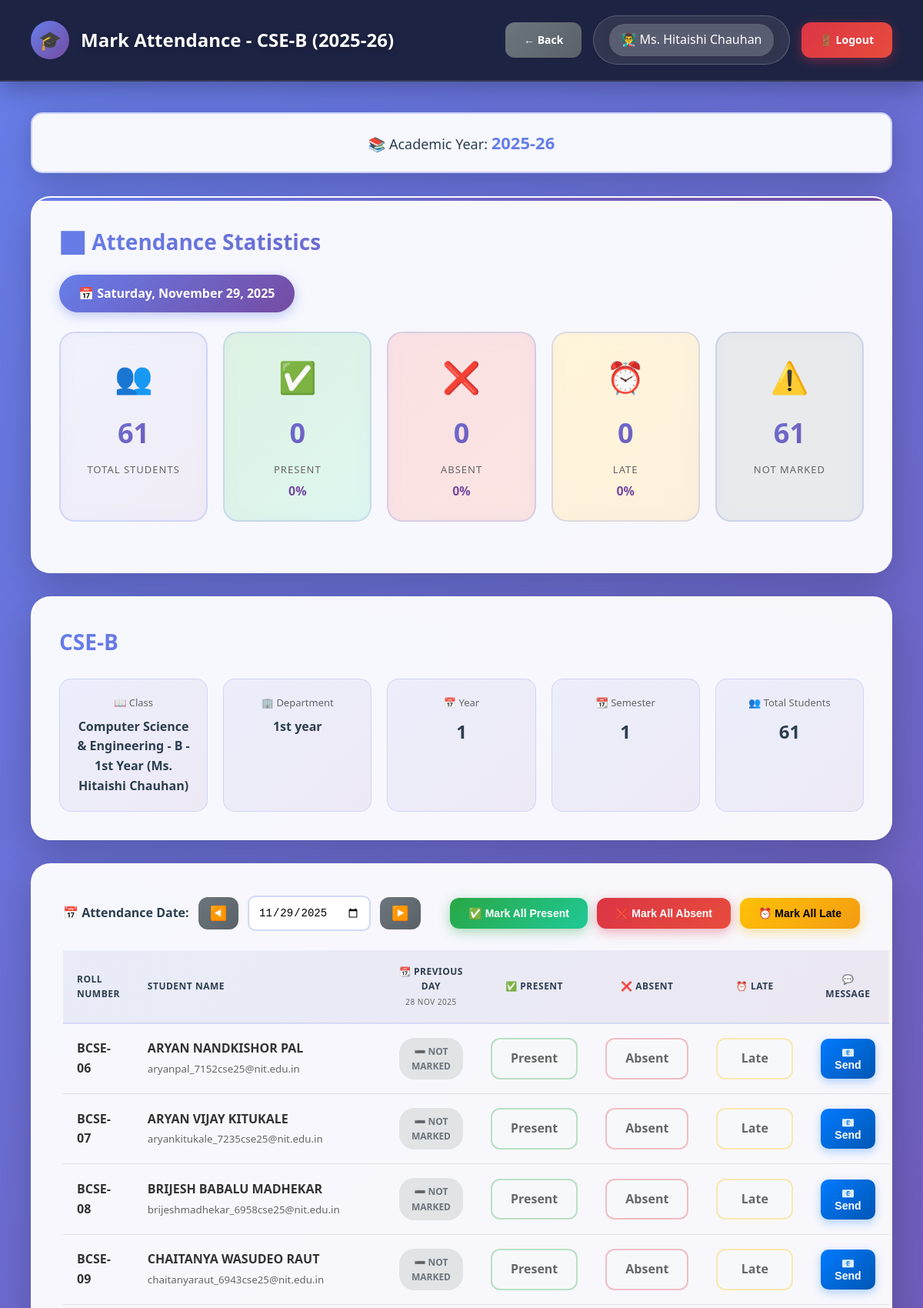
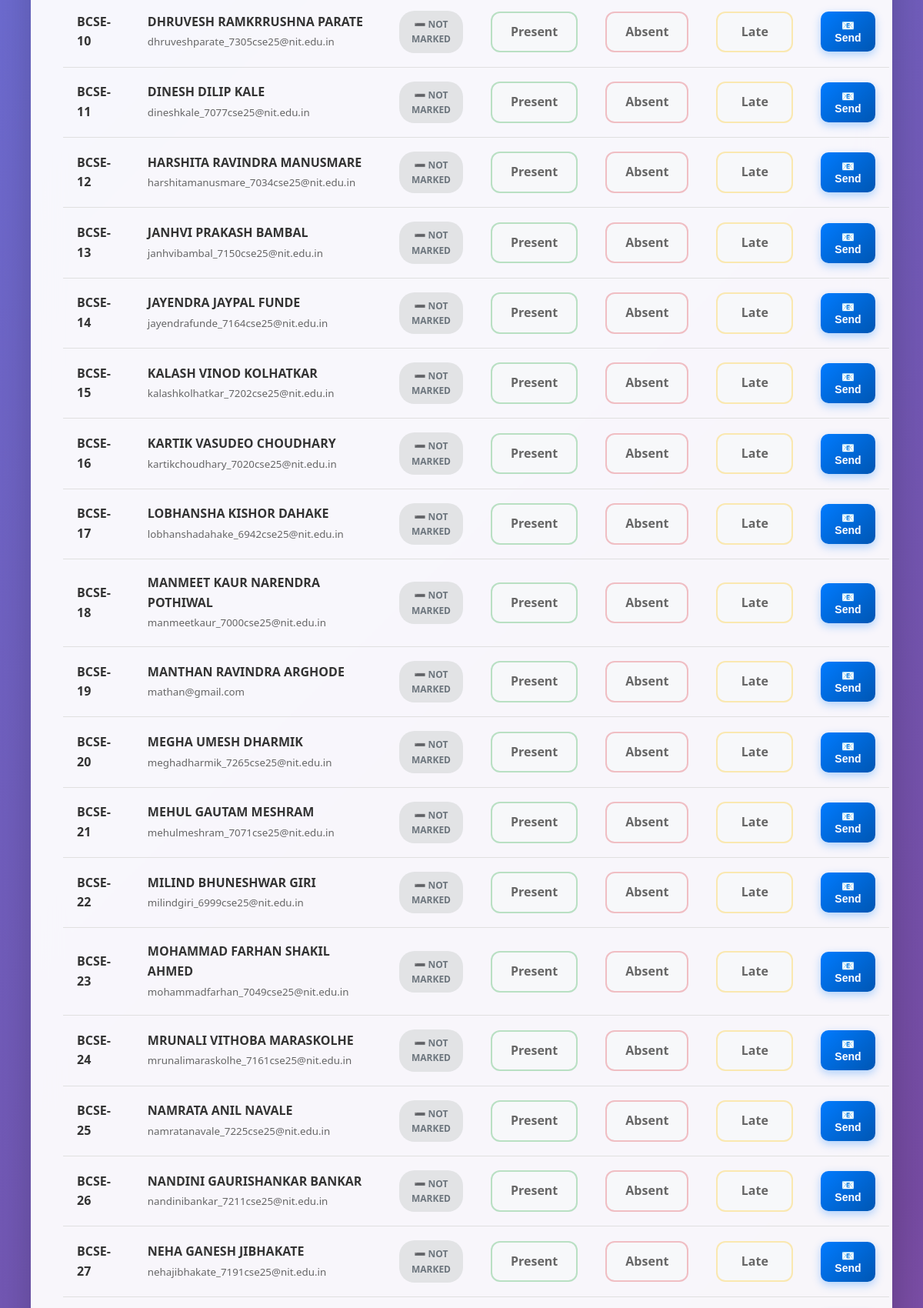
Screenshot of /teacher/mark_attendance.php?class_id=90 (signed in, upper part) with the database file from the repository (2 pictures, top to bottom).
### tables this page shows
CREATE TABLE `classes` (
  `id` int(11) NOT NULL,
  `class_name` varchar(100) NOT NULL,
  `department_id` int(11) NOT NULL,
  `year` int(11) NOT NULL,
  `section` varchar(10) NOT NULL,
  `teacher_id` int(11) NOT NULL,
  `semester` int(11) NOT NULL,
  `academic_year` varchar(20) NOT NULL,
  `created_at` timestamp NOT NULL DEFAULT current_timestamp()
);

CREATE TABLE `users` (
  `id` int(11) NOT NULL,
  `username` varchar(50) NOT NULL,
  `password` varchar(255) NOT NULL,
  `full_name` varchar(100) NOT NULL,
  `email` varchar(100) NOT NULL,
  `phone` varchar(15) DEFAULT NULL,
  `photo` varchar(255) DEFAULT NULL,
  `role` enum('admin','hod','teacher') NOT NULL,
  `department_id` int(11) DEFAULT NULL,
  `is_active` tinyint(1) DEFAULT 1,
  `created_at` timestamp NOT NULL DEFAULT current_timestamp()
);

CREATE TABLE `departments` (
  `id` int(11) NOT NULL,
  `dept_name` varchar(100) NOT NULL,
  `dept_code` varchar(20) NOT NULL,
  `hod_id` int(11) DEFAULT NULL,
  `created_at` timestamp NOT NULL DEFAULT current_timestamp()
);

CREATE TABLE `students` (
  `id` int(11) NOT NULL,
  `roll_number` varchar(50) NOT NULL,
  `full_name` varchar(100) NOT NULL,
  `email` varchar(100) NOT NULL,
  `phone` varchar(15) DEFAULT NULL,
  `photo` varchar(255) DEFAULT NULL,
  `password` varchar(255) NOT NULL,
  `department_id` int(11) NOT NULL,
  `class_id` int(11) NOT NULL,
  `year` int(11) NOT NULL,
  `semester` int(11) NOT NULL,
  `admission_year` varchar(10) DEFAULT NULL,
  `is_active` tinyint(1) DEFAULT 1,
  `created_at` timestamp NOT NULL DEFAULT current_timestamp()
);

### db.php (called while the page is built, shortened)
<?php
$conn = new mysqli(DB_HOST, DB_USER, DB_PASS, DB_NAME);
$conn->set_charset("utf8mb4");
$conn->query("SET time_zone = '+05:30'");
function isLoggedIn() {
    return isset($_SESSION['user_id']) && isset($_SESSION['role']);
}
function getCurrentUser() {
    global $conn;
    $user_id = $_SESSION['user_id'];
    $role = $_SESSION['role'];
    if ($role === 'student') {
        $query = "SELECT * FROM students WHERE id = ?";
    } elseif ($role === 'parent') {
        $query = "SELECT * FROM parents WHERE id = ?";
    } else {
        $query = "SELECT * FROM users WHERE id = ?";
    }
    $stmt = $conn->prepare($query);
    $stmt->bind_param("i", $user_id);
    $stmt->execute();
    $result = $stmt->get_result();
    return $result->fetch_assoc();
}
?>

### teacher/mark_attendance.php (the view, shortened to what this page needs)
<?php
require_once '../db.php';
$user = getCurrentUser();
$class_id = isset($_GET['class_id']) ? intval($_GET['class_id']) : 0;
$verify_query = "SELECT c.*, d.dept_name FROM classes c
                 JOIN departments d ON c.department_id = d.id
                 WHERE c.id = ? AND c.teacher_id = ?";
$stmt = $conn->prepare($verify_query);
$stmt->bind_param("ii", $class_id, $user['id']);
$stmt->execute();
$class = $stmt->get_result()->fetch_assoc();
if (isset($_GET['date'])) {
    $attendance_date = sanitize($_GET['date']);
} elseif (isset($_POST['attendance_date'])) {
    $attendance_date = sanitize($_POST['attendance_date']);
} else {
    $attendance_date = date('Y-m-d');
}
$previous_date = date('Y-m-d', strtotime($attendance_date . ' -1 day'));
$students_query = "SELECT s.*,
                   sa.status as today_status, sa.remarks as today_remarks
                   FROM students s
                   LEFT JOIN student_attendance sa ON s.id = sa.student_id
                       AND sa.attendance_date = ? AND sa.class_id = ?
                   WHERE s.class_id = ?
                   AND s.is_active = 1
                   ORDER BY s.roll_number";
$stmt = $conn->prepare($students_query);
$stmt->bind_param("sii", $attendance_date, $class_id, $class_id);
$stmt->execute();
$students = $stmt->get_result();
$total_students = 0;
$present_count = 0;
$absent_count = 0;
$late_count = 0;
$not_marked = 0;
$students_array = [];
while ($student = $students->fetch_assoc()) {
    $students_array[] = $student;
    $total_students++;
    if ($student['today_status'] == 'present') {
        $present_count++;
    } elseif ($student['today_status'] == 'absent') {
        $absent_count++;
    } elseif ($student['today_status'] == 'late') {
        $late_count++;
    } else {
        $not_marked++;
    }
}
$present_percentage = $total_students > 0 ? round(($present_count / $total_students) * 100, 1) : 0;
$absent_percentage = $total_students > 0 ? round(($absent_count / $total_students) * 100, 1) : 0;
$late_percentage = $total_students > 0 ? round(($late_count / $total_students) * 100, 1) : 0;
$previous_attendance = [];
?>
<!DOCTYPE html>
<html lang="en">
<head>
    <link rel="stylesheet" href="../assets/style.css">
</head>
<body>
    <div class="particles"></div>
    <nav class="navbar">
        <div class="navbar-brand">
            <div class="navbar-logo">🎓</div>
            <h1>Mark Attendance - <?php echo htmlspecialchars($class['section']); ?> (<?php echo htmlspecialchars($class['academic_year']); ?>)</h1>
        </div>
        <div class="user-info">
            <a href="index.php?academic_year=<?php echo urlencode($class['academic_year']); ?>" class="btn btn-secondary">← Back</a>
            <div class="user-profile">
                <span>👨‍🏫 <?php echo htmlspecialchars($user['full_name']); ?></span>
            </div>
            <a href="../logout.php" class="btn btn-danger">🚪 Logout</a>
        </div>
    </nav>
    <div class="main-content">
        <div class="academic-year-badge">
            📚 Academic Year: <strong><?php echo htmlspecialchars($class['academic_year']); ?></strong>
        </div>
        <div class="stats-card">
            <h2>📊 Attendance Statistics</h2>
            <div class="date-badge">
                📅 <?php echo date('l, F j, Y', strtotime($attendance_date)); ?>
            </div>
            <div class="stats-grid">
                <div class="stat-box">
                    <div class="stat-icon">👥</div>
                    <div class="stat-number"><?php echo $total_students; ?></div>
                    <div class="stat-label">Total Students</div>
                </div>
                <div class="stat-box" style="background: linear-gradient(135deg, rgba(40, 167, 69, 0.15), rgba(32, 201, 151, 0.15));">
                    <div class="stat-icon">✅</div>
                    <div class="stat-number"><?php echo $present_count; ?></div>
                    <div class="stat-label">Present</div>
                    <div class="stat-percentage"><?php echo $present_percentage; ?>%</div>
                </div>
                <div class="stat-box" style="background: linear-gradient(135deg, rgba(220, 53, 69, 0.15), rgba(231, 76, 60, 0.15));">
                    <div class="stat-icon">❌</div>
                    <div class="stat-number"><?php echo $absent_count; ?></div>
                    <div class="stat-label">Absent</div>
                    <div class="stat-percentage"><?php echo $absent_percentage; ?>%</div>
                </div>
                <div class="stat-box" style="background: linear-gradient(135deg, rgba(255, 193, 7, 0.15), rgba(243, 156, 18, 0.15));">
                    <div class="stat-icon">⏰</div>
                    <div class="stat-number"><?php echo $late_count; ?></div>
                    <div class="stat-label">Late</div>
                    <div class="stat-percentage"><?php echo $late_percentage; ?>%</div>
                </div>
                <?php if ($not_marked > 0): ?>
                <div class="stat-box" style="background: rgba(108, 117, 125, 0.15);">
                    <div class="stat-icon">⚠️</div>
                    <div class="stat-number"><?php echo $not_marked; ?></div>
                    <div class="stat-label">Not Marked</div>
                </div>
                <?php endif; ?>
            </div>
        </div>
        <div class="summary-card">
            <h2><?php echo htmlspecialchars($class['section']); ?></h2>
            <div class="summary-stats">
                <div class="summary-stat">
                    <div class="label">📖 Class</div>
                    <div class="number" style="font-size: 16px;"><?php echo htmlspecialchars($class['class_name']); ?></div>
                </div>
                <div class="summary-stat">
                    <div class="label">🏢 Department</div>
                    <div class="number" style="font-size: 16px;"><?php echo htmlspecialchars($class['dept_name']); ?></div>
                </div>
                <div class="summary-stat">
                    <div class="label">📅 Year</div>
                    <div class="number"><?php echo $class['year']; ?></div>
                </div>
                <div class="summary-stat">
                    <div class="label">📆 Semester</div>
                    <div class="number"><?php echo $class['semester']; ?></div>
                </div>
                <div class="summary-stat">
                    <div class="label">👥 Total Students</div>
                    <div class="number"><?php echo $total_students; ?></div>
                </div>
            </div>
        </div>
        <div class="table-container">
            <form method="POST" onsubmit="return validateAttendance()">
                <div style="display: flex; justify-content: space-between; align-items: center; margin-bottom: 25px; flex-wrap: wrap; gap: 15px;">
                    <div style="display: flex; align-items: center; gap: 12px;">
                        <label style="font-weight: 600; color: #2c3e50;">📅 Attendance Date:</label>
                        <button type="button" onclick="navigateDate(-1)" class="btn btn-secondary" style="padding: 10px 15px; font-size: 18px;">
                            ◀️
                        </button>
                        <input type="date" id="date_selector" value="<?php echo $attendance_date; ?>"
                               max="<?php echo date('Y-m-d'); ?>" required
                               style="padding: 12px; border-radius: 10px; border: 2px solid rgba(102, 126, 234, 0.3); min-width: 160px; font-size: 14px;"
                               onchange="changeDate(this.value)">
                        <button type="button" onclick="navigateDate(1)" class="btn btn-secondary"
                                style="padding: 10px 15px; font-size: 18px;"
                                <?php echo ($attendance_date >= date('Y-m-d')) ? 'disabled' : ''; ?>>
                            ▶️
                        </button>
                    </div>
                    <div style="display: flex; gap: 12px; flex-wrap: wrap;">
                        <button type="button" onclick="markAll('present')" class="btn btn-success">
                            ✅ Mark All Present
                        </button>
                        <button type="button" onclick="markAll('absent')" class="btn btn-danger">
                            ❌ Mark All Absent
                        </button>
                        <button type="button" onclick="markAll('late')" class="btn btn-warning">
                            ⏰ Mark All Late
                        </button>
                    </div>
                </div>
                <?php if ($total_students > 0): ?>
                    <table>
                        <thead>
                            <tr>
                                <th>Roll Number</th>
                                <th>Student Name</th>
                                <th style="text-align: center;">
                                    📆 Previous Day<br>
                                    <small style="font-weight: normal; color: #666;">
                                        <?php echo date('d M Y', strtotime($previous_date)); ?>
                                    </small>
                                </th>
                                <th style="text-align: center;">✅ Present</th>
                                <th style="text-align: center;">❌ Absent</th>
                                <th style="text-align: center;">⏰ Late</th>
                                <th style="text-align: center;">💬 Message</th>
                            </tr>
                        </thead>
                        <tbody>
                            <?php foreach ($students_array as $student): ?>
                                <tr>
                                    <td>
                                        <strong><?php echo htmlspecialchars($student['roll_number']); ?></strong>
                                    </td>
                                    <td>
                                        <strong><?php echo htmlspecialchars($student['full_name']); ?></strong><br>
                                        <small style="color: #666;"><?php echo htmlspecialchars($student['email']); ?></small>
                                    </td>
                                    <td style="text-align: center;">
                                        <?php
                                        $student_id = $student['id'];
                                        if (isset($previous_attendance[$student_id])) {
                                            $prev_status = $previous_attendance[$student_id];
                                            $status_icon = '';
                                            if ($prev_status == 'present') {
                                                $status_icon = '✅';
                                            } elseif ($prev_status == 'absent') {
                                                $status_icon = '❌';
                                            } elseif ($prev_status == 'late') {
                                                $status_icon = '⏰';
                                            }
                                            echo '<span class="prev-status ' . htmlspecialchars($prev_status) . '">' . $status_icon . ' ' . ucfirst(htmlspecialchars($prev_status)) . '</span>';
                                        } else {
                                            echo '<span class="prev-status not-marked">➖ Not Marked</span>';
                                        }
                                        ?>
                                    </td>
                                    <td style="text-align: center;">
                                        <label class="status-btn present <?php echo ($student['today_status'] == 'present') ? 'active' : ''; ?>">
                                            Present
                                        </label>
                                    </td>
                                    <td style="text-align: center;">
                                        <label class="status-btn absent <?php echo ($student['today_status'] == 'absent') ? 'active' : ''; ?>">
                                            Absent
                                        </label>
                                    </td>
                                    <td style="text-align: center;">
                                        <label class="status-btn late <?php echo ($student['today_status'] == 'late') ? 'active' : ''; ?>">
                                            Late
                                        </label>
                                    </td>
                                    <td style="text-align: center;">
                                        <button type="button"
                                                class="message-btn send-msg"
                                                data-student-id="<?php echo $student['id']; ?>"
                                                onclick="openMessageModal(
                                                    <?php echo $student['id']; ?>,
                                                    '<?php echo htmlspecialchars($student['full_name'], ENT_QUOTES); ?>',
                                                    '<?php echo htmlspecialchars($student['email'], ENT_QUOTES); ?>',
                                                    '<?php echo htmlspecialchars($student['today_status'] ?? 'not_marked', ENT_QUOTES); ?>'
                                                )">
                                            📧 Send
                                        </button>
                                    </td>
                                </tr>
                            <?php endforeach; ?>
                        </tbody>
                    </table>
                <?php else: ?>
                    <div class="alert alert-warning">
                        ⚠️ No students found in this class. Please contact the administrator to assign students to this class.
                    </div>
                <?php endif; ?>
            </form>
        </div>
    </div>
</body>
</html>

### rows the page displays
classes: section "CSE-B", academic_year "2025-26", class_name "Computer Science & Engineering - B - 1st Year (Ms. Hitaishi Chauhan)", department.dept_name "1st year", year "1", semester "1"
users: full_name "Ms. Hitaishi Chauhan"
students: roll_number "BCSE-06", full_name "ARYAN NANDKISHOR PAL", email "aryanpal_7152cse25@nit.edu.in", shows "➖ NOT MARKED"
students: roll_number "BCSE-07", full_name "ARYAN VIJAY KITUKALE", email "aryankitukale_7235cse25@nit.edu.in", shows "➖ NOT MARKED"
students: roll_number "BCSE-08", full_name "BRIJESH BABALU MADHEKAR", email "brijeshmadhekar_6958cse25@nit.edu.in", shows "➖ NOT MARKED"
students: roll_number "BCSE-09", full_name "CHAITANYA WASUDEO RAUT", email "chaitanyaraut_6943cse25@nit.edu.in", shows "➖ NOT MARKED"
students: roll_number "BCSE-10", full_name "DHRUVESH RAMKRRUSHNA PARATE", email "dhruveshparate_7305cse25@nit.edu.in", shows "➖ NOT MARKED"
students: roll_number "BCSE-11", full_name "DINESH DILIP KALE", email "dineshkale_7077cse25@nit.edu.in", shows "➖ NOT MARKED"
students: roll_number "BCSE-12", full_name "HARSHITA RAVINDRA MANUSMARE", email "harshitamanusmare_7034cse25@nit.edu.in", shows "➖ NOT MARKED"
students: roll_number "BCSE-13", full_name "JANHVI PRAKASH BAMBAL", email "janhvibambal_7150cse25@nit.edu.in", shows "➖ NOT MARKED"
students: roll_number "BCSE-14", full_name "JAYENDRA JAYPAL FUNDE", email "jayendrafunde_7164cse25@nit.edu.in", shows "➖ NOT MARKED"
students: roll_number "BCSE-15", full_name "KALASH VINOD KOLHATKAR", email "kalashkolhatkar_7202cse25@nit.edu.in", shows "➖ NOT MARKED"
students: roll_number "BCSE-16", full_name "KARTIK VASUDEO CHOUDHARY", email "kartikchoudhary_7020cse25@nit.edu.in", shows "➖ NOT MARKED"
students: roll_number "BCSE-17", full_name "LOBHANSHA KISHOR DAHAKE", email "lobhanshadahake_6942cse25@nit.edu.in", shows "➖ NOT MARKED"
students: roll_number "BCSE-18", full_name "MANMEET KAUR NARENDRA POTHIWAL", email "manmeetkaur_7000cse25@nit.edu.in", shows "➖ NOT MARKED"
students: roll_number "BCSE-19", full_name "MANTHAN RAVINDRA ARGHODE", email "mathan@gmail.com", shows "➖ NOT MARKED"
students: roll_number "BCSE-20", full_name "MEGHA UMESH DHARMIK", email "meghadharmik_7265cse25@nit.edu.in", shows "➖ NOT MARKED"
students: roll_number "BCSE-21", full_name "MEHUL GAUTAM MESHRAM", email "mehulmeshram_7071cse25@nit.edu.in", shows "➖ NOT MARKED"
students: roll_number "BCSE-22", full_name "MILIND BHUNESHWAR GIRI", email "milindgiri_6999cse25@nit.edu.in", shows "➖ NOT MARKED"
students: roll_number "BCSE-23", full_name "MOHAMMAD FARHAN SHAKIL AHMED", email "mohammadfarhan_7049cse25@nit.edu.in", shows "➖ NOT MARKED"
students: roll_number "BCSE-24", full_name "MRUNALI VITHOBA MARASKOLHE", email "mrunalimaraskolhe_7161cse25@nit.edu.in", shows "➖ NOT MARKED"
students: roll_number "BCSE-25", full_name "NAMRATA ANIL NAVALE", email "namratanavale_7225cse25@nit.edu.in", shows "➖ NOT MARKED"
students: roll_number "BCSE-26", full_name "NANDINI GAURISHANKAR BANKAR", email "nandinibankar_7211cse25@nit.edu.in", shows "➖ NOT MARKED"
students: roll_number "BCSE-27", full_name "NEHA GANESH JIBHAKATE", email "nehajibhakate_7191cse25@nit.edu.in", shows "➖ NOT MARKED"

### other values shown
date('l, F j, Y', strtotime($attendance_date)) "Saturday, November 29, 2025"
$total_students "61"
$present_count "0"
$present_percentage "0"
$absent_count "0"
$absent_percentage "0"
$late_count "0"
$late_percentage "0"
$not_marked "61"
date('d M Y', strtotime($previous_date)) "28 NOV 2025"
